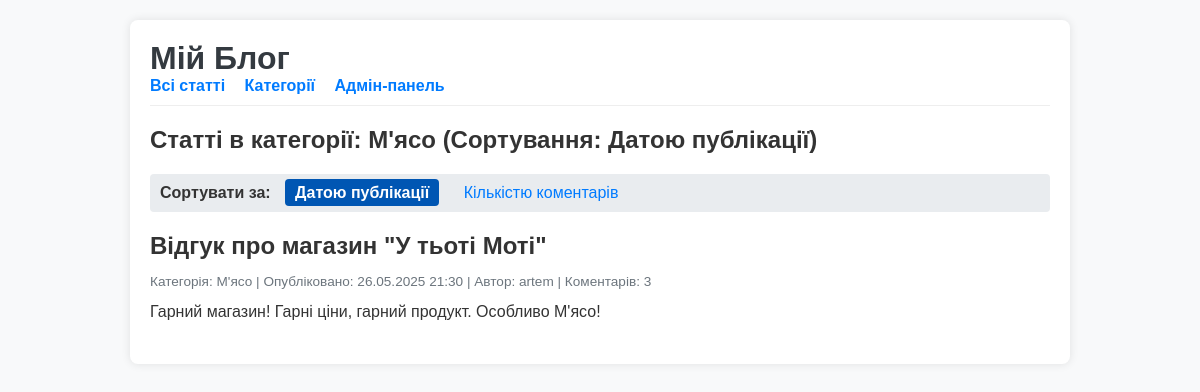
Page /blog/category/2/articles/ on the committed database.
### blog/models.py (models this page shows, shortened)
class Article(models.Model):
    title = models.CharField(max_length=200, verbose_name="Заголовок")
    content = models.TextField(verbose_name="Зміст")
    publication_date = models.DateTimeField(default=timezone.now, verbose_name="Дата публікації")
    category = models.ForeignKey(Category, on_delete=models.CASCADE, related_name='articles', verbose_name="Категорія")
    author = models.ForeignKey(User, on_delete=models.SET_NULL, null=True, blank=True, verbose_name="Автор")
    class Meta:
        verbose_name = "Стаття"
        verbose_name_plural = "Статті"
        ordering = ['-publication_date']
    @property
    def comment_count(self):
        return self.comments.count()

class Category(models.Model):
    name = models.CharField(max_length=100, unique=True, verbose_name="Назва категорії")
    class Meta:
        verbose_name = "Категорія"
        verbose_name_plural = "Категорії"
        ordering = ['name']

### blog/views.py (the view)
# urls.py: path('category/<int:category_pk>/articles/', views.article_list_by_category, name='article_list_by_category'),
def article_list_by_category(request, category_pk):
    category = get_object_or_404(Category, pk=category_pk)
    sort_by = request.GET.get('sort_by', 'date') # Отримуємо параметр сортування
    articles_in_category = Article.objects.filter(category=category) # Фільтруємо статті за категорією
    if sort_by == 'comments':
        articles = articles_in_category.annotate(
            num_comments_for_sorting=Count('comments')
        ).order_by('-num_comments_for_sorting', '-publication_date')
        current_sorting = 'Кількістю коментарів'
    else: # За замовчуванням або якщо sort_by == 'date'
        articles = articles_in_category.order_by('-publication_date')
        current_sorting = 'Датою публікації'
    print(f"----- ARTICLES IN CATEGORY '{category.name}' (sort_by: {sort_by}) -----") # ДІАГНОСТИКА
    for art in articles: # ДІАГНОСТИКА
        print(f"Стаття: {art.title}, Коментарів: {art.comment_count}") # ДІАГНОСТИКА
        if hasattr(art, 'num_comments_for_sorting'): # ДІАГНОСТИКА
             print(f"  Анотовано коментарів: {art.num_comments_for_sorting}") # ДІАГНОСТИКА
    print("-----------------------------") # ДІАГНОСТИКА
    context = {
        'articles': articles,
        'current_category': category, # Передаємо поточну категорію для відображення
        'current_sorting_param': sort_by,
        'current_sorting_text': current_sorting,
        'page_title': f"Статті в категорії: {category.name}" # Динамічний заголовок
    }
    return render(request, 'blog/article_list.html', context)

### blog/templates/blog/article_list.html (shortened to what this page needs)
<!DOCTYPE html>
<html lang="uk">
<head>
</head>
<body>
    <div class="container">
        <header>
            <h1>Мій Блог</h1>
            <nav>
                <a href="{% url 'blog:article_list' %}">Всі статті</a>
                <a href="{% url 'blog:category_list' %}">Категорії</a>
                <a href="{% url 'admin:index' %}" target="_blank">Адмін-панель</a>
            </nav>
        </header>
        <h2>{{ page_title }} (Сортування: {{ current_sorting_text }})</h2>
        <div class="sorting-options">
            <strong>Сортувати за:</strong>
            <a href="{% url 'blog:article_list' %}?sort_by=date" class="{% if current_sorting_param == 'date' %}active{% endif %}">Датою публікації</a>
            <a href="{% url 'blog:article_list' %}?sort_by=comments" class="{% if current_sorting_param == 'comments' %}active{% endif %}">Кількістю коментарів</a>
        </div>
        {% if articles %}
            {% for article in articles %}
                <div class="article-item">
                    <h2>
                        {{ article.title }}
                    </h2>
                    <p class="article-meta">
                        Категорія: {{ article.category.name }} |
                        Опубліковано: {{ article.publication_date|date:"d.m.Y H:i" }} |
                        Автор: {{ article.author.username|default:"Не вказано" }} |
                        Коментарів: {{ article.comment_count }}
                    </p>
                    <div class="article-content">
                        {{ article.content|truncatewords_html:40|safe }}
                    </div>
                </div>
            {% endfor %}
        {% else %}
            <p class="no-articles">Ще немає жодної статті. Ви можете <a href="{% url 'admin:blog_article_add' %}">додати статтю</a> в адмін-панелі.</p>
        {% endif %}
    </div>
</body>
</html>

### blog/templates/blog/article_list.html (style rules this page uses)
body { font-family: Arial, sans-serif; margin: 0; padding: 0; background-color: #f8f9fa; color: #333; }
.container { max-width: 900px; margin: 20px auto; padding: 20px; background-color: #fff; border-radius: 8px; box-shadow: 0 0 10px rgba(0,0,0,0.1); }
header { padding-bottom: 10px; margin-bottom: 20px; border-bottom: 1px solid #eee; }
header h1 { margin: 0; color: #343a40; }
nav a { margin-right: 15px; text-decoration: none; color: #007bff; font-weight: bold; }
.sorting-options { margin-bottom: 20px; padding: 10px; background-color: #e9ecef; border-radius: 4px; }
.sorting-options strong { margin-right: 10px; }
.sorting-options a { margin-right: 10px; text-decoration: none; color: #007bff; padding: 5px 10px; border-radius: 4px; }
.sorting-options a.active { background-color: #0056b3; color: white; font-weight: bold; }
.article-item { margin-bottom: 25px; padding-bottom: 20px; border-bottom: 1px dashed #ddd; }
.article-item:last-child { border-bottom: none; margin-bottom: 0; }
.article-item h2 { margin-top: 0; margin-bottom: 5px; }
.article-meta { font-size: 0.85em; color: #6c757d; margin-bottom: 10px; }
.article-content { line-height: 1.6; }

### rows in the picture
Article: title "Відгук про магазин \"У тьоті Моті\"", category.name "М'ясо", publication_date "26.05.2025 21:30", author.username "artem", comment_count "3", content "Гарний магазин! Гарні ціни, гарний продукт. Особливо М'ясо!"

### other values in the picture
{{ page_title }} "Статті в категорії: М'ясо"
{{ current_sorting_text }} "Датою публікації"
